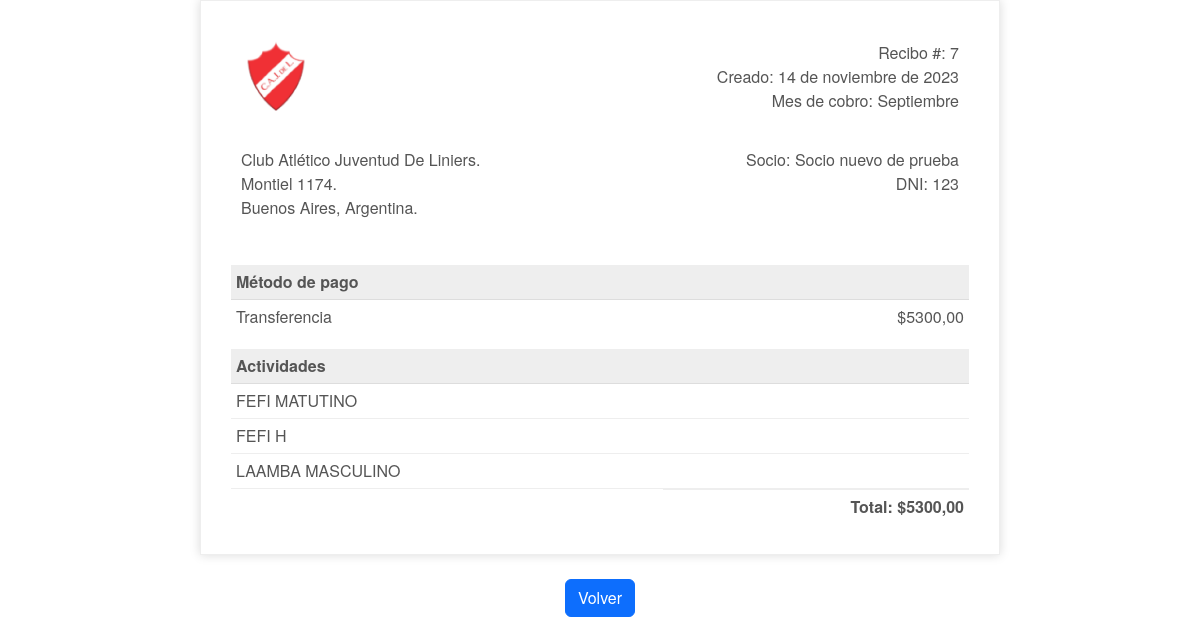
Page /imprimir_comprobante/7/ (signed in) on the committed database.
### CAJL/aplications/payments/models.py (models this page shows, shortened)
class payments (models.Model):
    EST_CHOICES =(
        ('0','Pagado'),
        ('1','Pago Parcial'),
        ('2','Pagado y Confirmado'),
        ('3', 'No Definido'),
    )
    TIP_CHOICES =(
        ('0','Efectivo'),
        ('1','Mercado Pago'),
        ('2','Transferencia'),
        ('3','No Definido'),
    )
    MES_CHOICES =(
        ('0', 'Enero'),
        ('1', 'Febrero'),
        ('2', 'Marzo'),
        ('3', 'Abril'),
        ('4', 'Mayo'),
        ('5', 'Junio'),
        ('6', 'Julio'),
        ('7', 'Agosto'),
        ('8', 'Septiembre'),
        ('9', 'Octubre'),
        ('10', 'Noviembre'),
        ('11', 'Diciembre'),
    )
    fecha_comprobante = models.DateField('Fecha del comprobante', null=True)
    anio = models.IntegerField('Año facturado', blank=True)
    mes = models.CharField('Mes facturado',max_length=2,choices=MES_CHOICES, blank=True)
    socio = models.ForeignKey(partners, on_delete=models.CASCADE)
    actividades = models.ManyToManyField(activities)
    observacion = models.CharField('Observación',max_length=50, blank=True)
    estado = models.CharField('Estado',max_length=1, choices=EST_CHOICES)
    tipo_pago = models.CharField('Tipo de pago',max_length=1, choices=TIP_CHOICES)
    nombre_quien_paga = models.CharField ('Nombre de la persona que paga', max_length=30, blank=True)
    fecha_pago = models.DateField ('Fecha del pago',null=True, blank=True)
    monto_pago = models.DecimalField('Monto del pago',max_digits=10, decimal_places=2)
    user = models.ForeignKey(User, on_delete=models.CASCADE)
    class Meta:
        verbose_name = 'Pago'
        verbose_name_plural = 'Pagos del club'
        ordering = ['-fecha_comprobante']

### CAJL/aplications/partners/models.py (models this page shows, shortened)
class partners (models.Model):
    nombre_completo = models.CharField('Nombre completo', max_length=50, validators=[letters_only_validator], blank=True, null=True)
    dni = models.IntegerField('DNI',blank=True, null=True)
    fecha_nacimiento = models.DateField('Fecha de nacimiento',blank=True, null=True)
    direccion = models.CharField('Dirección', max_length=50, blank=True, null=True)
    DISTRICT_CHOICES = location.LOC_CHOICES
    distrito = models.CharField('Distrito',max_length=2, choices=DISTRICT_CHOICES, blank=True, null=True)
    localidad = models.ForeignKey(location, on_delete=models.CASCADE, blank=True, null=True)
    telefono1 = models.CharField('Teléfono 1',max_length=15, blank=True, null=True)
    telefono2 = models.CharField('Teléfono 2',max_length=15,blank=True, null=True)
    actividades = models.ManyToManyField(activities)
    correo = models.EmailField('Email',max_length=40,blank=True, null=True)
    descripcion = models.CharField('Descripción',max_length=50, blank=True, null=True)
    apto_fisico = models.BooleanField('Apto físico',default=False)
    fecha_emisión_apto_físico = models.DateField ('Fecha de emisión del apto físico',blank=True, null=True)
    fecha_emisión_fichaje = models.DateField ('Fecha de emisión del fichaje',blank=True, null=True)
    compite = models.BooleanField('Fichado',default=False)
    socio_activo = models.BooleanField('Socio activo',default=False)
    user = models.ForeignKey(User, on_delete=models.CASCADE)
    class Meta:
        verbose_name = 'Socio'
        verbose_name_plural = 'Socios del club'
        ordering = ['id']

### CAJL/aplications/activities/models.py (models this page shows, shortened)
class activities (models.Model):
    ACTIV_CHOICES =(
        ('0', 'Mensual'),
        ('1', 'Porcentaje'),
        ('2', 'Alquiler'),
    )
    nombre_actividad = models.CharField ('Nombre de la actividad',max_length=30)
    tipo_actividad = models.CharField('Tipo de cobro de la actividad',max_length=2, choices=ACTIV_CHOICES, default='0')
    descripcion = models.CharField('Descripción', max_length=50, blank=True)
    user = models.ForeignKey(User, on_delete=models.CASCADE)
    class Meta:
        verbose_name = 'Actividad'
        verbose_name_plural = 'Actividades del club'
        ordering = ['id']

### CAJL/aplications/payments/views.py (the view)
# urls.py: path('imprimir_comprobante/<int:payments_id>/', views.imprimir_comprobante, name='imprimir_comprobante'),
@login_required
def imprimir_comprobante(request, payments_id):
    comprobante = get_object_or_404(payments, id=payments_id)  # Reemplaza "Comprobante" por el nombre de tu modelo
    return render(request, 'payments/imprimir_comprobante.html', {'comprobante': comprobante})

### templates/payments/imprimir_comprobante.html (shortened to what this page needs)
<!DOCTYPE html>
<html lang="es">
    {% load static %}
	<head>
		<link href="https://cdn.jsdelivr.net/npm/bootstrap@5.3.2/dist/css/bootstrap.min.css" rel="stylesheet">
	</head>
	<body>
		<div class="invoice-box">
			<table>
				<tr class="top">
					<td colspan="2">
						<table>
							<tr>
								<td class="title">
									<img src={% static 'images/LogoEscudo.ico' %} alt="Company logo" style="width: 100%; max-width: 70px" />
								</td>
								<td>
									Recibo #: {{ comprobante.id }}<br />
									Creado: {{ comprobante.fecha_comprobante }}<br />
									Mes de cobro: {{ comprobante.get_mes_display }}
								</td>
							</tr>
						</table>
					</td>
				</tr>
				<tr class="information">
					<td colspan="2">
						<table>
							<tr>
								<td>
									Club Atlético Juventud De Liniers.<br />
									Montiel 1174.<br />
									Buenos Aires, Argentina.
								</td>
                                <td>
									Socio: {{ comprobante.socio.nombre_completo }}<br />
                                    DNI: {{ comprobante.socio.dni}}<br />
								</td>
							</tr>
						</table>
					</td>
				</tr>
				<tr class="heading">
					<td>Método de pago</td>
					<td></td>
				</tr>
				<tr class="details">
					<td>{{ comprobante.get_tipo_pago_display }}</td>
					<td>${{ comprobante.monto_pago }}</td>
				</tr>
				<tr class="heading">
					<td>Actividades</td>
					<td></td>
				</tr>
                {% for actividad in comprobante.actividades.all %}
				<tr class="item">
					<td>{{ actividad.nombre_actividad }}</td>
					<td></td>
				</tr>
                {% endfor %}
				<tr class="total">
					<td></td>
					<td>Total: ${{ comprobante.monto_pago }}</td>
				</tr>
			</table>
		</div>
<br>
		<div class="text-center">
    		<a href="{% url 'payments_list' %}" class="btn btn-primary" type="button">Volver</a>
		</div>
	</body>
</html>

### templates/payments/imprimir_comprobante.html (style rules this page uses)
body { font-family: 'Helvetica Neue', 'Helvetica', Helvetica, Arial, sans-serif; text-align: center; color: #777; }
body a { color: #06f; }
.invoice-box { max-width: 800px; margin: auto; padding: 30px; border: 1px solid #eee; box-shadow: 0 0 10px rgba(0, 0, 0, 0.15); font-size: 16px; line-height: 24px; font-family: 'Helvetica Neue', 'Helvetica', Helvetica, Arial, sans-serif; color: #555; }
.invoice-box table { width: 100%; line-height: inherit; text-align: left; border-collapse: collapse; }
.invoice-box table td { padding: 5px; vertical-align: top; }
.invoice-box table tr td:nth-child(2) { text-align: right; }
.invoice-box table tr.top table td { padding-bottom: 20px; }
.invoice-box table tr.top table td.title { font-size: 45px; line-height: 45px; color: #333; }
.invoice-box table tr.information table td { padding-bottom: 40px; }
.invoice-box table tr.heading td { background: #eee; border-bottom: 1px solid #ddd; font-weight: bold; }
.invoice-box table tr.details td { padding-bottom: 20px; }
.invoice-box table tr.item td { border-bottom: 1px solid #eee; }
.invoice-box table tr.total td:nth-child(2) { border-top: 2px solid #eee; font-weight: bold; }

### rows in the picture
payments: id "7", fecha_comprobante "14 de noviembre de 2023", mes "Septiembre", socio.nombre_completo "Socio nuevo de prueba", socio.dni "123", tipo_pago "Transferencia", monto_pago "5300,00"
activities: nombre_actividad "FEFI MATUTINO"
activities: nombre_actividad "FEFI H"
activities: nombre_actividad "LAAMBA MASCULINO"
